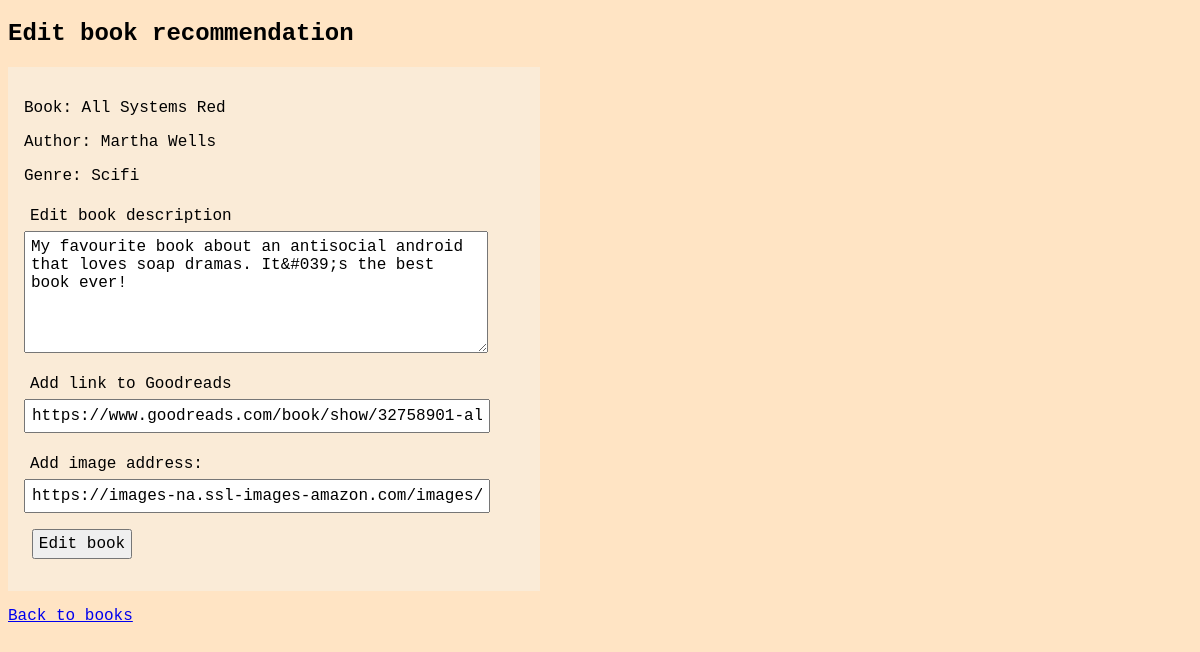
The page /update.php?update_book=1 on the database as committed earlier.
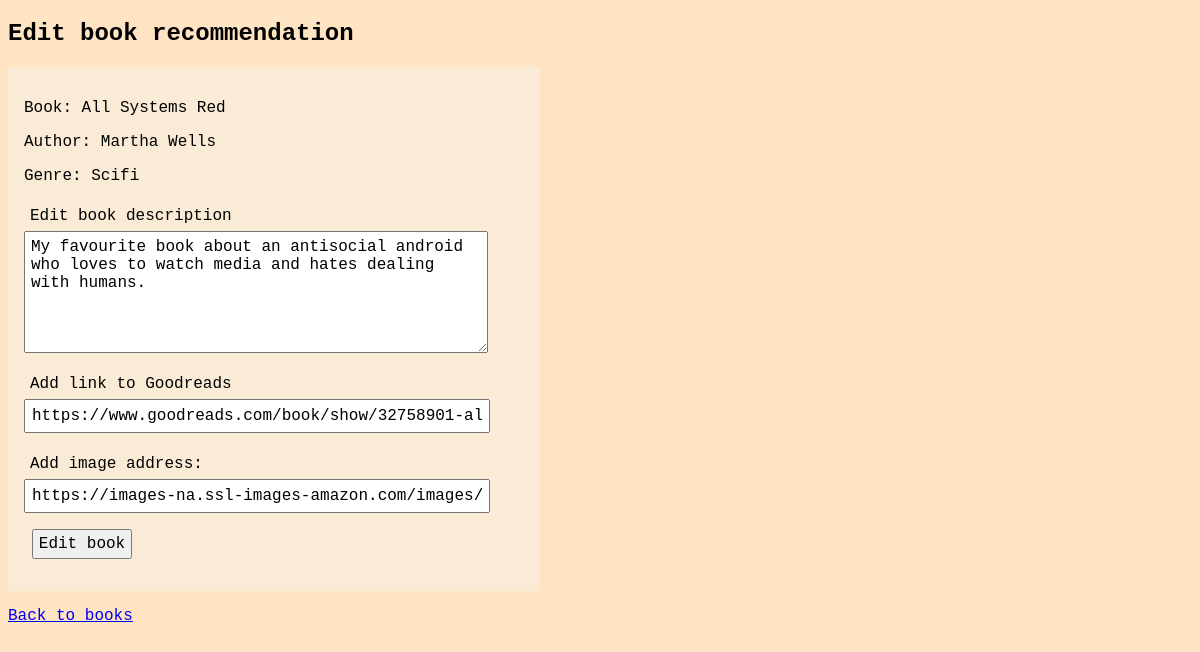
The same page on the database as committed later.
### tables this page shows
CREATE TABLE `books` (
  `id` int NOT NULL,
  `title` varchar(50) NOT NULL,
  `author` varchar(30) NOT NULL,
  `genre` varchar(25) NOT NULL,
  `description` varchar(200) NOT NULL,
  `link` varchar(512) DEFAULT NULL,
  `image` varchar(512) DEFAULT NULL
);

### update.php (the view, shortened to what this page needs)
<?php include 'db.php';
function checkId($id, $mysqli): bool
{
    $sql = "SELECT title from books WHERE id = ?";
    $stmt = $mysqli->prepare($sql);
    $stmt->bind_param("i", $id);
    $stmt->execute();
    $result = $stmt->get_result();
    return $result->num_rows > 0;
}
if (isset($_GET['update_book'])) {
    $id = $_GET['update_book'];
    $idCheck = checkId($id, $mysqli);
    if ($idCheck === false) {
        header('location: index.php');
    } else {
        $sql = "SELECT title, author, genre, description, link, image from books WHERE id = ?";
        $stmt = $mysqli->prepare($sql);
        $stmt->bind_param("i", $id);
        $stmt->execute();
        $result = $stmt->get_result();
        $book = $result->fetch_assoc();
        $title = htmlspecialchars($book['title'], ENT_QUOTES, 'UTF-8');
        $author = htmlspecialchars($book['author'], ENT_QUOTES, 'UTF-8');
        $genre = htmlspecialchars($book['genre'], ENT_QUOTES, 'UTF-8');
        $description = htmlspecialchars($book['description'], ENT_QUOTES, 'UTF-8');
        $link = htmlspecialchars($book['link'], ENT_QUOTES, 'UTF-8');
        $image = htmlspecialchars($book['image'], ENT_QUOTES, 'UTF-8');
    }
}
?>
<!DOCTYPE html>
<html lang="en">
<head>
    <link rel="stylesheet" href="style.css">
</head>
<h2>Edit book recommendation</h2>
<body>
    <form action="update.php" method="POST">
        <p>
            Book: <?= $title ?>
        </p>
        <p>
            Author: <?= $author ?>
        </p>
        <p>
            Genre: <?= $genre ?>
        </p>
        <p>
            <label for="description">Edit book description</label>
            <textarea name="description" id="description" cols="30" rows="6"><?php echo $description; ?></textarea>
        </p>
        <p>
            <label for="link">Add link to Goodreads</label>
            <input type="text" name="link" id="link" value="<?php echo $link; ?>">
        </p>
        <p>
            <label for="image">Add image address:</label>
            <input type="text" name="image" id="image" value="<?php echo $image; ?>">
        </p>
        <input type="submit" name="submit" value="Edit book">
    </form>
    <a href="index.php">Back to books</a>
</body>
</html>

Rows that differ between the two databases and show on the page:
changed books "All Systems Red": description "My favourite book about an antisocial android that loves soap dramas. It&#039;s the best book ever!" → "My favourite book about an antisocial android who loves to watch media and hates dealing with humans."
